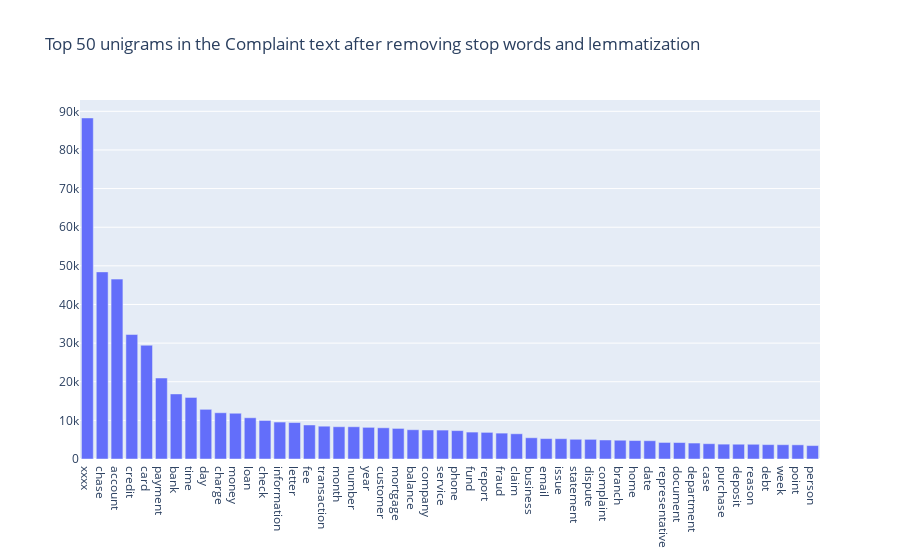

The notebook cell this image was saved under:
### Markdown cell above
#### Find the top unigrams,bigrams and trigrams by frequency among all the complaints after processing the text.

### Code cell
#Write your code here to find the top 30 unigram frequency among the complaints in the cleaned datafram(df_clean). 
#Write your code here to find the top 30 unigram frequency among the complaints in the cleaned datafram(df_clean). 
def get_top_n_words(corpus, n=None):
    vec = CountVectorizer(stop_words='english').fit(corpus)
    bag_of_words = vec.transform(corpus)
    sum_words = bag_of_words.sum(axis=0) 
    words_freq = [(word, sum_words[0, idx]) for word, idx in vec.vocabulary_.items()]
    words_freq =sorted(words_freq, key = lambda x: x[1], reverse=True)
    return words_freq[:n]
common_words = get_top_n_words(df_clean['complaint_clean'].values.astype('U'), 50)
df2 = pd.DataFrame(common_words, columns = ['unigram' , 'count'])

fig = go.Figure([go.Bar(x=df2['unigram'], y=df2['count'])])
fig.update_layout(title=go.layout.Title(text="Top 50 unigrams in the Complaint text after removing stop words and lemmatization"))
fig.show()

### Figure 1 — Plotly figure (JSON) as saved in the notebook; plotly's stock layout.template omitted (floating-point values rounded to 4 significant figures)
{"data": [{"type": "bar", "x": ["xxxx", "chase", "account", "credit", "card", "payment", "bank", "time", "day", "charge", "money", "loan", "check", "information", "letter", "fee", "transaction", "month", "number", "year", "customer", "mortgage", "balance", "company", "service", "phone", "fund", "report", "fraud", "claim", "business", "email", "issue", "statement", "dispute", "complaint", "branch", "home", "date", "representative", "document", "department", "case", "purchase", "deposit", "reason", "debt", "week", "point", "person"], "y": [88283, 48436, 46565, 32222, 29450, 20968, 16846, 15932, 12861, 11974, 11844, 10678, 9977, 9566, 9437, 8810, 8492, 8356, 8347, 8195, 8078, 7918, 7577, 7513, 7485, 7352, 6968, 6893, 6699, 6530, 5500, 5284, 5260, 5108, 5089, 4920, 4860, 4774, 4735, 4283, 4259, 4131, 3960, 3846, 3827, 3813, 3724, 3702, 3670, 3475]}], "layout": {"title": {"text": "Top 50 unigrams in the Complaint text after removing stop words and lemmatization"}}}
